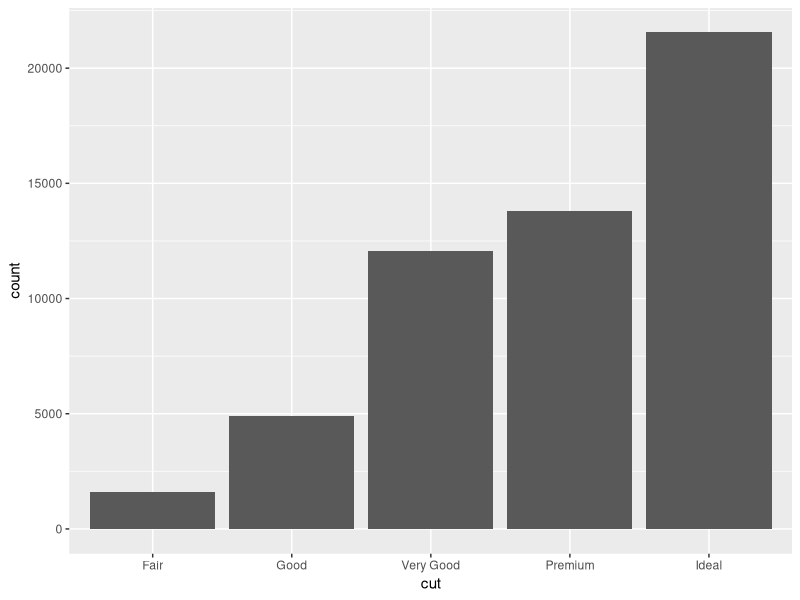
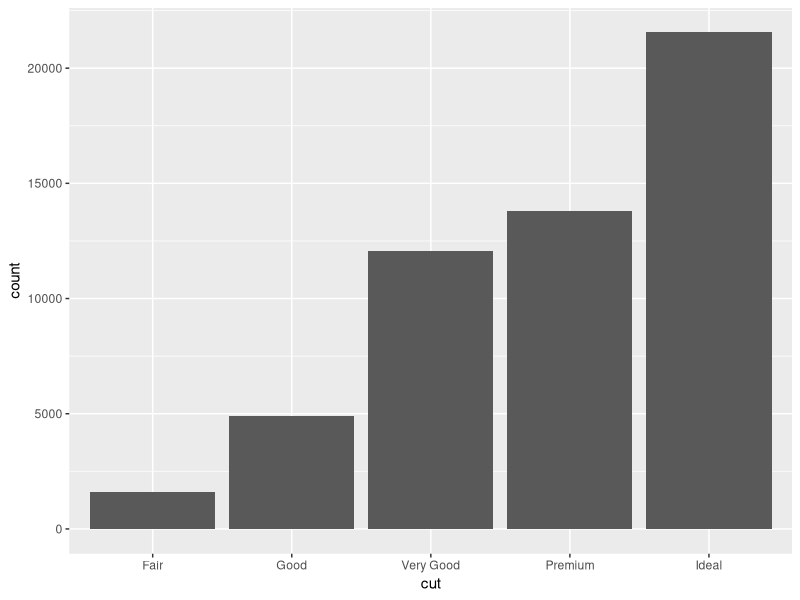
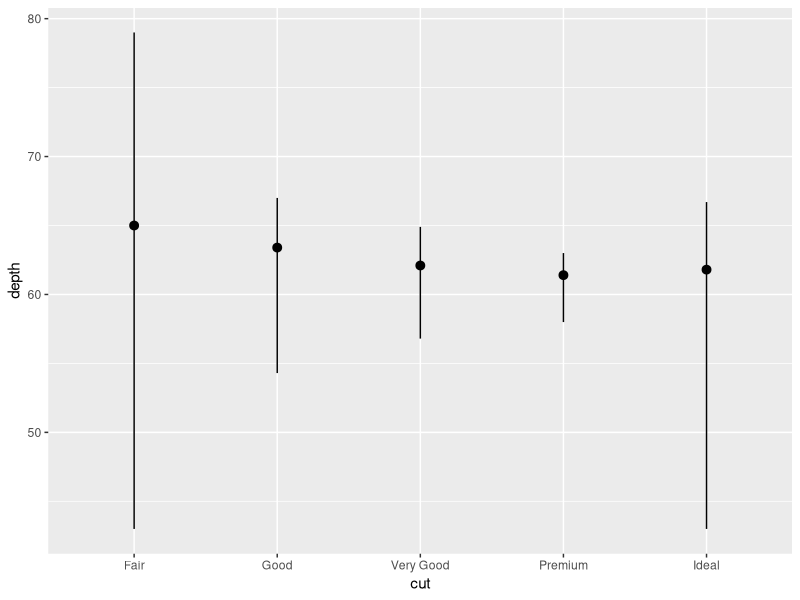
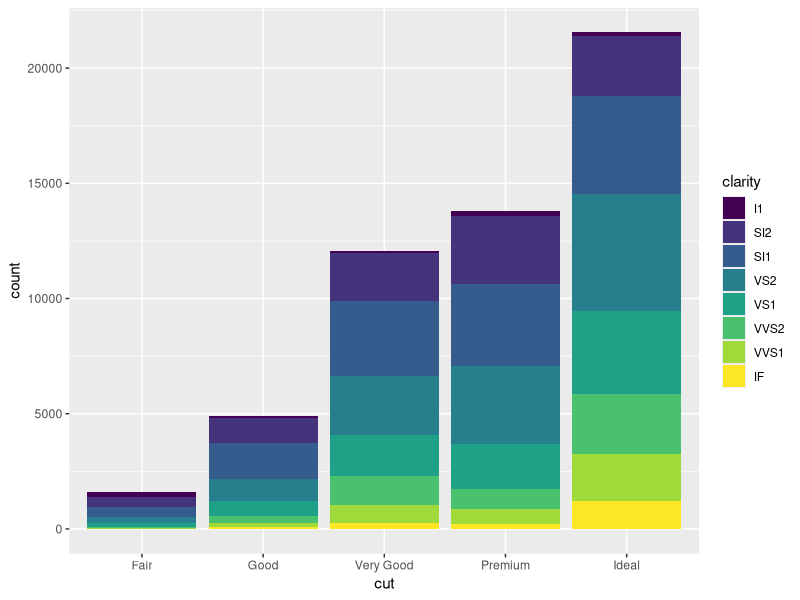
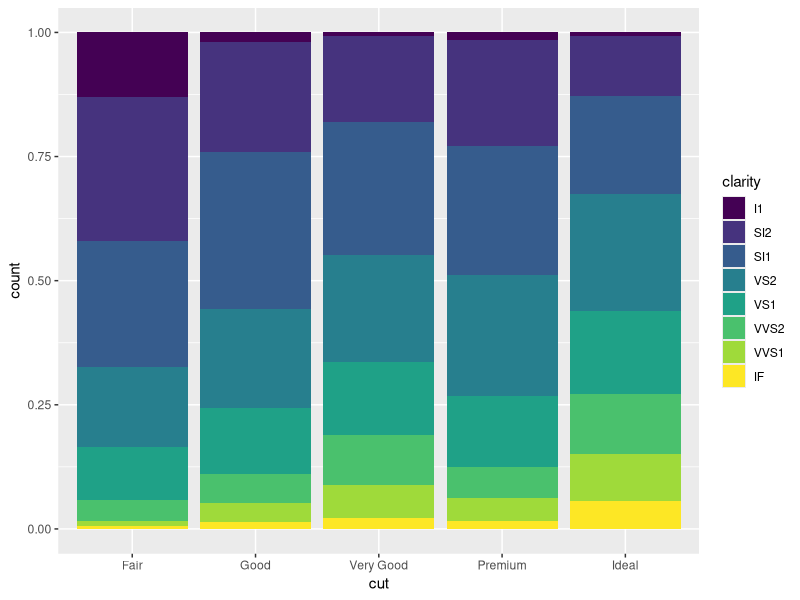
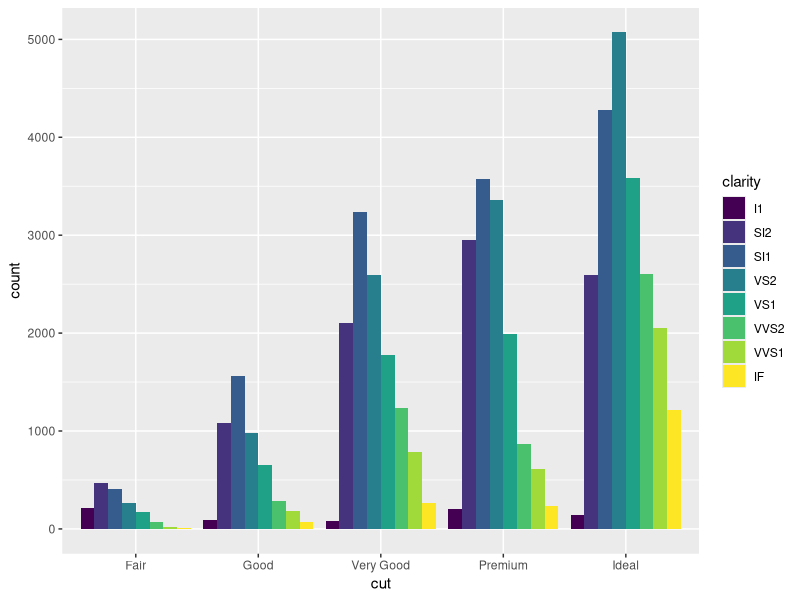
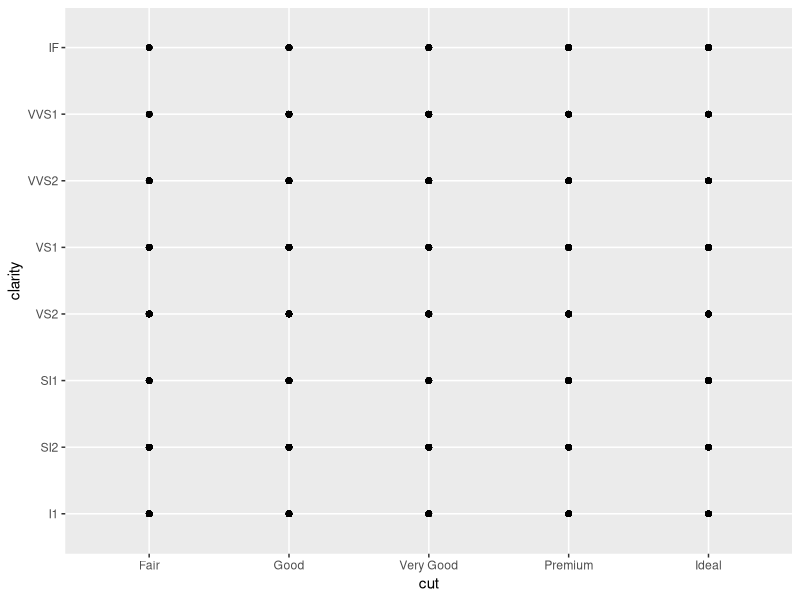
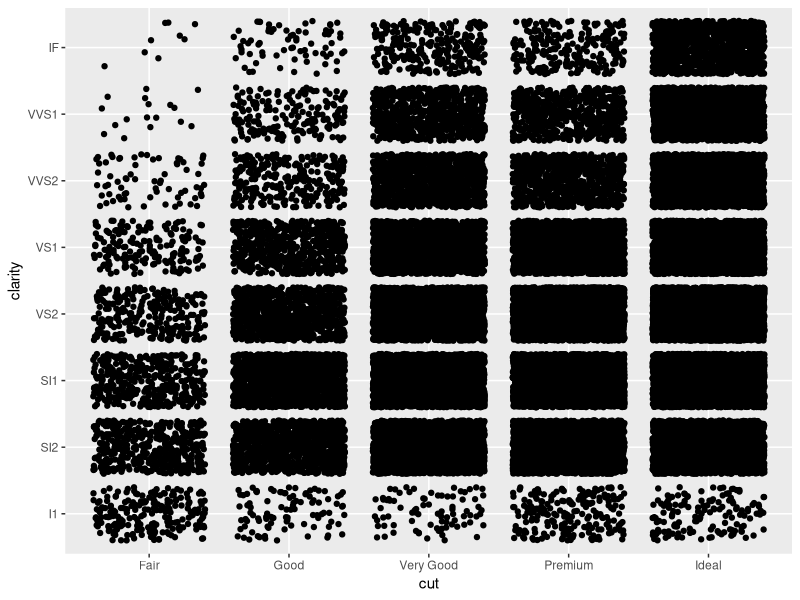

Here is the R script that generated these plots, in order:
# Exercise 2: More ggplot2 Grammar

# Install and load `ggplot2`
# install.packages("ggplot2") # if needed
library(ggplot2)

# For this exercise you will again be working with the `diamonds` data set.
# Use `?diamonds` to review details about this data set



## Statistical Transformations

# Draw a bar chart of the diamonds data, organized by cut
# The height of each bar is based on the "count" (number) of diamonds with that cut
ggplot(data = diamonds) +
  geom_bar(mapping = aes(x=cut))

# Use the `stat_count` to apply the statistical transformation "count" to the diamonds
# by cut. You do not need a separate geometry layer!
ggplot(data = diamonds) +
  stat_count(mapping = aes(x=cut))

# Use the `stat_summary` function to draw a chart with a summary layer.
# Map the x-position to diamond `cut`, and the y-position to diamond `depth`
# Bonus: use `min` as the function ymin, `max` as the function ymax, and `median` as the function y
ggplot(data = diamonds) +
  stat_summary(mapping = aes(x=cut, y = depth), 
               fun.ymin = min, fun.ymax = max, fun.y = median)


## Position Adjustments

# Draw a bar chart of diamond data organized by cut, with each bar filled by clarity.
# You should see a _stacked_ bar chart.
ggplot(data = diamonds) +
  geom_bar(mapping = aes(x=cut, fill = clarity))

# Draw the same chart again, but with each element positioned to "fill" the y axis
ggplot(data = diamonds) +
  geom_bar(mapping = aes(x=cut, fill = clarity), position = "fill")

# Draw the same chart again, but with each element positioned to "dodge" each other
ggplot(data = diamonds) +
  geom_bar(mapping = aes(x=cut, fill = clarity), position = "dodge")

# Draw a plot with point geometry with the x-position mapped to `cut` and the y-position mapped to `clarity`
# This creates a "grid" grouping the points
ggplot(data = diamonds) +
  geom_point(mapping = aes(x=cut, y = clarity))

# Use the "jitter" position adjustment to keep the points from all overlapping!
# (This works a little better with a sample of diamond data, such as from the previous exercise).
ggplot(data = diamonds) +
  geom_point(mapping = aes(x=cut, y = clarity), position = "jitter")


## Scales

# Draw a "boxplot" (with `geom_boxplot()`) for the diamond's price (y) by color (x)
ggplot(data = diamonds) +
  geom_boxplot(mapping = aes(x=color, y = price))

# This has a lot of outliers, making it harder to read. To fix this, draw the same plot but
# with a _logarithmic_ scale for the y axis.
ggplot(data = diamonds) +
  geom_boxplot(mapping = aes(x=color, y = price)) +
  scale_y_log10()

# For another version, draw the same plot but with `violin` geometry instead of `boxplot` geometry!
# How does the logarithmic scale change the data presentation?
ggplot(data = diamonds) +
  geom_violin(mapping = aes(x=color, y = price)) +
  scale_y_log10()

# Another interesting plot: draw a plot of the diamonds price (y) by carat (x), using a heatmap of 2d bins
# (geom_bin2d)
# What happens when you make the x and y channels scale logarithmically?
ggplot(data = diamonds) +
  geom_bin2d(mapping = aes(x=carat, y = price)) +
  scale_x_log10() +
  scale_y_log10()


# Draw a scatter plot for the diamonds  price (y) by carat (x). Color each point by the clarity
# (Remember, this will take a while. Use a sample of the diamonds for faster results)
ggplot(data = diamonds) +
  geom_point(mapping = aes(x=carat, y = price, color = clarity))

# Change the color of the previous plot using a ColorBrewer scale of your choice. What looks nice?
ggplot(data = diamonds) +
  geom_point(mapping = aes(x=carat, y = price, color = clarity)) +
  scale_color_brewer(palette = "PRGn")


## Coordinate Systems

# Draw a bar chart with x-position and fill color BOTH mapped to cut
# For best results, SET the `width` of the geometry to be 1 (fill plot, no space between)
# You can save this to a variable for easier modifications
bar <- ggplot(data = diamonds) +
  geom_bar(mapping = aes(x=cut, color = cut), width = 1) 
bar
# Draw the same chart, but with the coordinate system flipped
bar + coord_flip()

# Draw the same chart, but in a polar coordinate system. Now you have a Coxcomb chart!
bar + coord_polar()


## Facets

# Take the scatter plot of price by carat data (colored by clarity) and add _facets_ based on
# the diamond's `color`
ggplot(data = diamonds) +
  geom_point(mapping = aes(x=carat, y = price, color = clarity)) +
  scale_color_brewer(palette = "PRGn") +
  facet_wrap(~color)


## Saving Plots

# Use the `ggsave()` function to save one of your plots (the most recent one generated) to disk.
# Name the output file "my-plot.png".
# Make sure you've set the working directory!!
ggsave("my-plot.png")